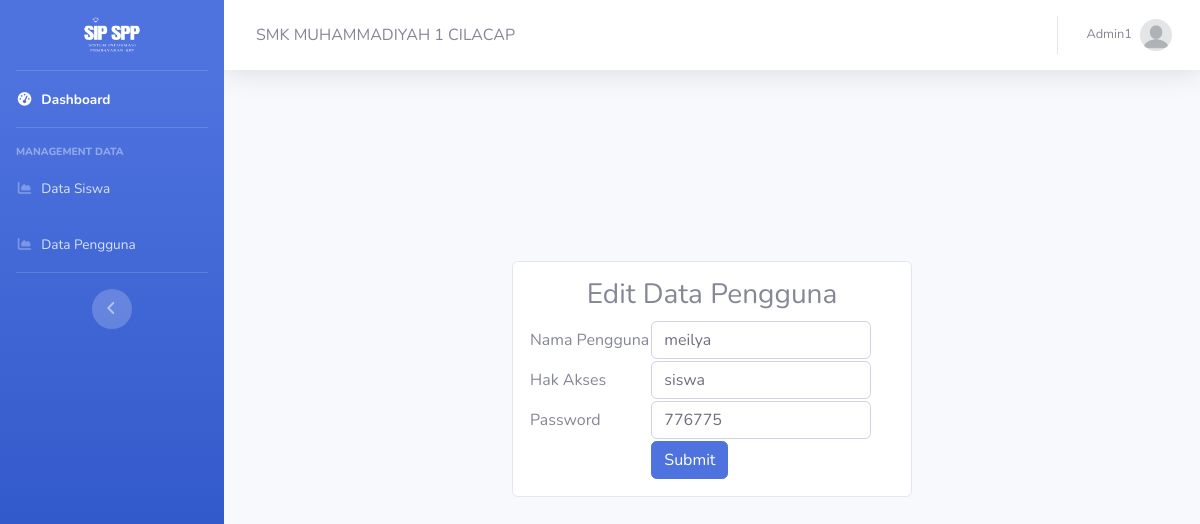
/views/pengguna/edit.php?id_pengguna=1, run on the app's committed database.
### tables this page shows
CREATE TABLE `pengguna` (
  `id_pengguna` int NOT NULL,
  `nama_pengguna` varchar(50) NOT NULL,
  `hak_akses` varchar(10) NOT NULL,
  `password` varchar(20) NOT NULL
);

### controllers/PenggunaController.php (called while the page is built, shortened)
<?php
include_once '../../models/Pengguna.php';
class PenggunaController
{
    private $model;
    public function __construct($db)
    {
        $this->model = new Pengguna($db);
    }
    public function getPenggunaById($id_pengguna)
    {
        return $this->model->getPenggunaById($id_pengguna);
    }
}

### models/Pengguna.php (called while the page is built, shortened)
<?php
class Pengguna
{
    private $koneksi;
    public function __construct($db)
    {
        $this->koneksi = $db;
    }
    public function getPenggunaById($id_pengguna)
    {
        $query = "SELECT * FROM pengguna where id_pengguna= $id_pengguna";
        $result = mysqli_query($this->koneksi, $query);
        return $result;
    }
}

### views/pengguna/edit.php (the view, shortened to what this page needs)
<?php
require_once '../../index2.php';
include_once '../../config.php';
include_once '../../controllers/PenggunaController.php';
$database = new database();
$db = $database->getKoneksi();
if (isset($_GET['id_pengguna'])) {
    $id_pengguna = $_GET['id_pengguna'];
    $penggunaController = new PenggunaController($db);
    $penggunaData = $penggunaController->getPenggunaById($id_pengguna);
}
?>
<body>
    <div class="card px-3 py-3" style="margin: 119px auto; padding: 20px; max-width:400px">
        <h3 class="text-center">Edit Data Pengguna</h3>
        <form method="post" action="">
            <?php
            foreach ($penggunaData as $x) {
            ?>
                <table>
                    <tr>
                        <td>Nama Pengguna</td>
                        <td>
                            <input type="text" name="nama_pengguna" value="<?php echo $x['nama_pengguna'] ?>" class="form-control">
                        </td>
                    </tr>
                    <tr>
                        <td>Hak Akses</td>
                        <td>
                            <input type="text" name="hak_akses" value="<?php echo $x['hak_akses'] ?>" class="form-control">
                        </td>
                    </tr>
                    <tr>
                        <td>Password</td>
                        <td>
                            <input type="text" name="password" value="<?php echo $x['password'] ?>" class="form-control">
                        </td>
                    </tr>
                    <tr>
                        <td></td>
                        <td>
                            <button type="submit" class="btn btn-primary" name="submit">Submit</button>
                        </td>
                    </tr>
                <?php
            }
                ?>
                </table>
        </form>
    </div>
</body>

### data on the page
pengguna: nama_pengguna "meilya", hak_akses "siswa", password "776775"
